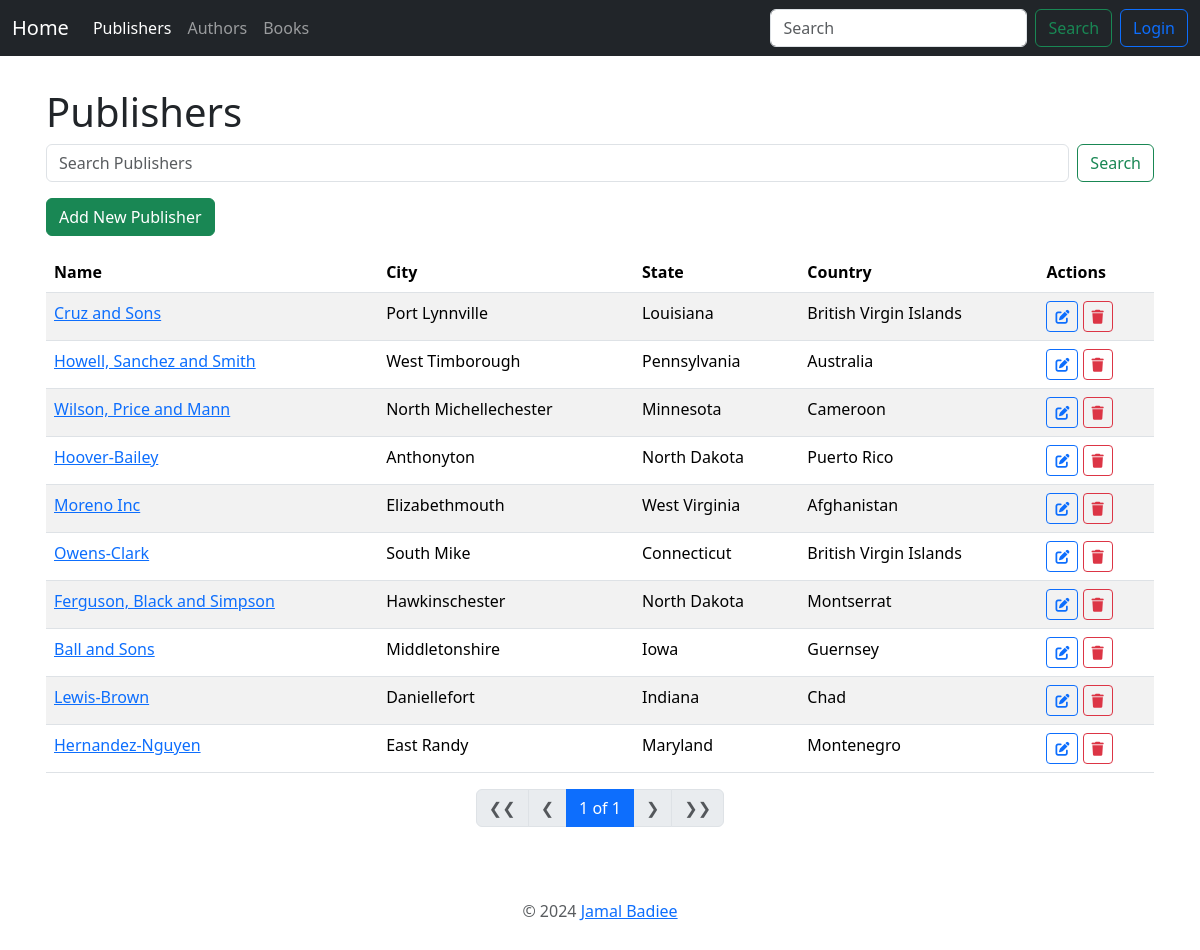
The app's page /publishers/, older data.
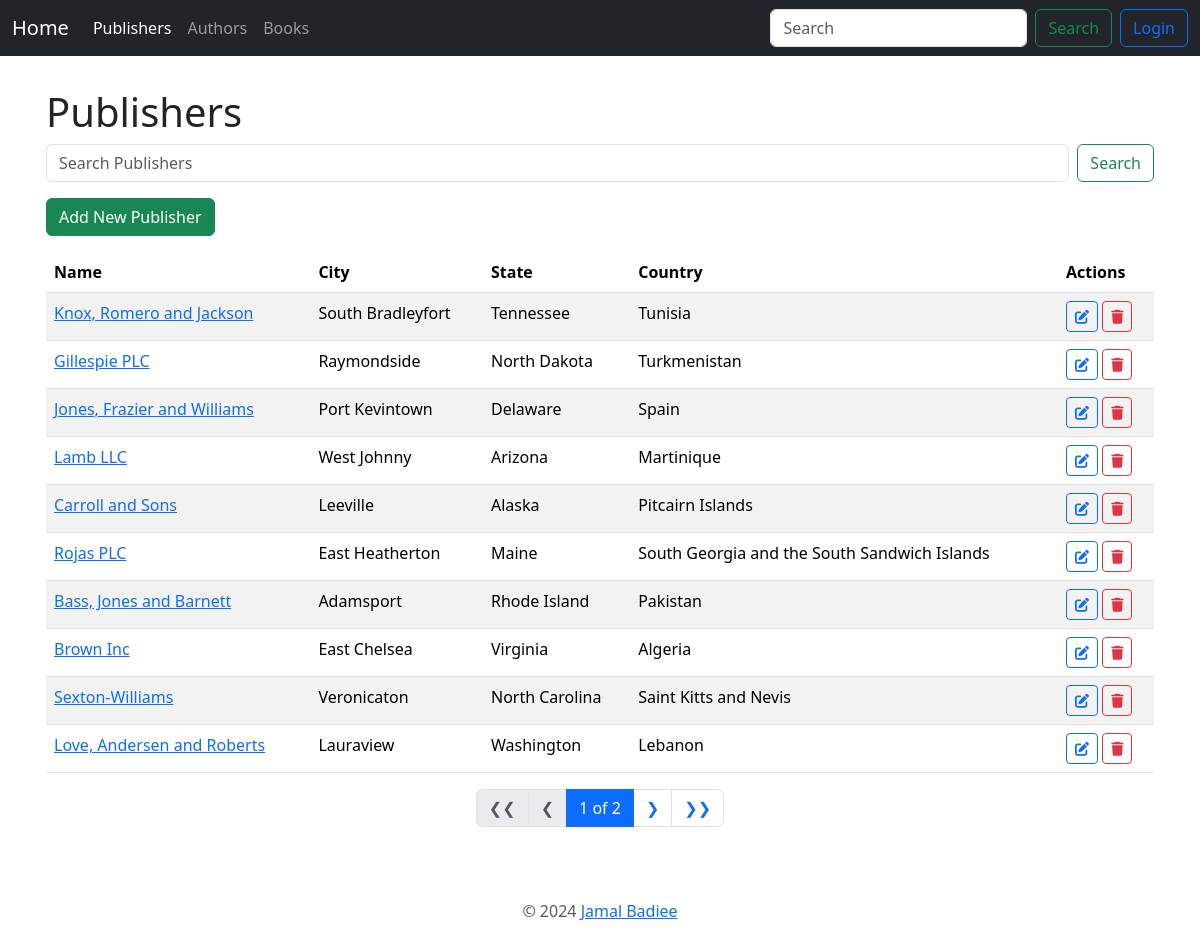
The same page, newer data.
### book_app/models.py (models this page shows, shortened)
class Publisher(models.Model):
    name = models.CharField(max_length=30)
    address = models.CharField(max_length=100)
    city = models.CharField(max_length=100)
    state_province = models.CharField(max_length=100)
    country = models.CharField(max_length=50)
    website = models.URLField()
    class Meta:
        ordering = ["-id"]

### book_app/views.py (the view)
# urls.py: path('publishers/', PublisherListView.as_view(), name='publisher_list'),
class PublisherListView(ListView):
    model = Publisher
    context_object_name = "publishers"
    paginate_by = 10
    def get_context_data(self, **kwargs):
        context = super().get_context_data(**kwargs)
        context['nbar'] = "publishers"
        return context
    def get_queryset(self):
        queryset = super().get_queryset()
        query = self.request.GET.get('query')
        if query:
            queryset = queryset.filter(Q(name__icontains=query))
        return queryset

### book_app/templates/book_app/publisher_list.html (shortened to what this page needs)
{% extends 'book_app/base.html' %}
{% block content %}
<h1>Publishers</h1>
<form class="d-flex mb-3" role="search" action="{% url 'book_app:publisher_list' %}" method="get">
    <input class="form-control me-2" type="search" placeholder="Search Publishers" aria-label="Search" name="query"
        value="{{ request.GET.query }}">
    <button class="btn btn-outline-success" type="submit">Search</button>
</form>
<a href="{% url 'book_app:publisher_add' %}" class="btn btn-success mb-3">Add New Publisher</a>
<table class="table table-striped">
    <thead>
        <tr>
            <th scope="col">Name</th>
            <th scope="col" class="d-none d-md-table-cell">City</th>
            <th scope="col" class="d-none d-md-table-cell">State</th>
            <th scope="col" class="d-none d-md-table-cell">Country</th>
            <th scope="col">Actions</th>
        </tr>
    </thead>
    <tbody>
        {% for publisher in publishers %}
        <tr>
            <td>
                <a href="{% url 'book_app:publisher_detail' publisher.pk %}">{{ publisher.name }}</a>
            </td>
            <td class="d-none d-md-table-cell">{{ publisher.city }}</td>
            <td class="d-none d-md-table-cell">{{ publisher.state_province }}</td>
            <td class="d-none d-md-table-cell">{{ publisher.country }}</td>
            <td>
                <a href="{% url 'book_app:publisher_edit' publisher.pk %}" class="btn btn-sm btn-outline-primary">
                    <i class="fas fa-edit"></i>
                </a>
                <a href="{% url 'book_app:publisher_delete' publisher.pk %}" class="btn btn-sm btn-outline-danger">
                    <i class="fas fa-trash"></i>
                </a>
            </td>
        </tr>
        {% empty %}
        <tr>
            <td colspan="5">No publishers found.</td>
        </tr>
        {% endfor %}
    </tbody>
</table>
<nav>
    <ul class="pagination justify-content-center">
        {% if page_obj.has_previous %}
        <li class="page-item">
            <a class="page-link" href="?page=1">❮❮</a>
        </li>
        <li class="page-item">
            <a class="page-link" href="?page={{ page_obj.previous_page_number }}">❮</a>
        </li>
        {% else %}
        <li class="page-item disabled">
            <span class="page-link">❮❮</span>
        </li>
        <li class="page-item disabled">
            <span class="page-link">❮</span>
        </li>
        {% endif %}
        <li class="page-item active">
            <span class="page-link">
                {{ page_obj.number }} of {{ page_obj.paginator.num_pages }}
            </span>
        </li>
        {% if page_obj.has_next %}
        <li class="page-item">
            <a class="page-link" href="?page={{ page_obj.next_page_number }}">❯</a>
        </li>
        <li class="page-item">
            <a class="page-link" href="?page={{ page_obj.paginator.num_pages }}">❯❯</a>
        </li>
        {% else %}
        <li class="page-item disabled">
            <span class="page-link">❯</span>
        </li>
        <li class="page-item disabled">
            <span class="page-link">❯❯</span>
        </li>
        {% endif %}
    </ul>
</nav>
{% endblock %}

Row changes from the older to the newer data that the page shows:
no longer on this page (row edited): Publisher: name "Cruz and Sons", city "Port Lynnville", state_province "Louisiana", country "British Virgin Islands"
no longer on this page (row edited): Publisher: name "Howell, Sanchez and Smith", city "West Timborough", state_province "Pennsylvania", country "Australia"
no longer on this page (row edited): Publisher: name "Wilson, Price and Mann", city "North Michellechester", state_province "Minnesota", country "Cameroon"
no longer on this page (row edited): Publisher: name "Hoover-Bailey", city "Anthonyton", state_province "North Dakota", country "Puerto Rico"
no longer on this page (row edited): Publisher: name "Moreno Inc", city "Elizabethmouth", state_province "West Virginia", country "Afghanistan"
no longer on this page (row edited): Publisher: name "Owens-Clark", city "South Mike", state_province "Connecticut", country "British Virgin Islands"
no longer on this page (row edited): Publisher: name "Ferguson, Black and Simpson", city "Hawkinschester", state_province "North Dakota", country "Montserrat"
no longer on this page (row edited): Publisher: name "Ball and Sons", city "Middletonshire", state_province "Iowa", country "Guernsey"
no longer on this page (row edited): Publisher: name "Lewis-Brown", city "Daniellefort", state_province "Indiana", country "Chad"
no longer on this page (row edited): Publisher: name "Hernandez-Nguyen", city "East Randy", state_province "Maryland", country "Montenegro"
added Publisher: name "Knox, Romero and Jackson", city "South Bradleyfort", state_province "Tennessee", country "Tunisia"
added Publisher: name "Gillespie PLC", city "Raymondside", state_province "North Dakota", country "Turkmenistan"
added Publisher: name "Jones, Frazier and Williams", city "Port Kevintown", state_province "Delaware", country "Spain"
added Publisher: name "Lamb LLC", city "West Johnny", state_province "Arizona", country "Martinique"
added Publisher: name "Carroll and Sons", city "Leeville", state_province "Alaska", country "Pitcairn Islands"
added Publisher: name "Rojas PLC", city "East Heatherton", state_province "Maine", country "South Georgia and the South Sandwich Islands"
added Publisher: name "Bass, Jones and Barnett", city "Adamsport", state_province "Rhode Island", country "Pakistan"
added Publisher: name "Brown Inc", city "East Chelsea", state_province "Virginia", country "Algeria"
added Publisher: name "Sexton-Williams", city "Veronicaton", state_province "North Carolina", country "Saint Kitts and Nevis"
added Publisher: name "Love, Andersen and Roberts", city "Lauraview", state_province "Washington", country "Lebanon"
Text that changed along with them:
{{ page_obj.paginator.num_pages }}: "1" → "2"
